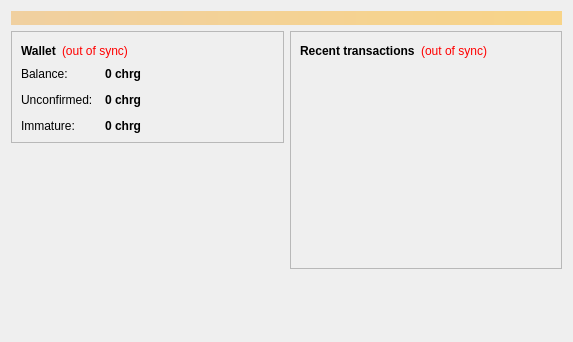
<?xml version="1.0" encoding="UTF-8"?>
<ui version="4.0">
 <class>OverviewPage</class>
 <widget class="QWidget" name="OverviewPage">
  <property name="geometry">
   <rect>
    <x>0</x>
    <y>0</y>
    <width>573</width>
    <height>342</height>
   </rect>
  </property>
  <property name="windowTitle">
   <string>Form</string>
  </property>
  <layout class="QVBoxLayout" name="topLayout">
   <item>
    <widget class="QLabel" name="labelAlerts">
     <property name="visible">
      <bool>false</bool>
     </property>
     <property name="styleSheet">
      <string notr="true">background-color: qlineargradient(x1: 0, y1: 0, x2: 1, y2: 0, stop:0 #F0D0A0, stop:1 #F8D488); color:#000000;</string>
     </property>
     <property name="wordWrap">
      <bool>true</bool>
     </property>
     <property name="margin">
      <number>3</number>
     </property>
    </widget>
   </item>
   <item>
    <layout class="QHBoxLayout" name="horizontalLayout" stretch="1,1">
     <item>
      <layout class="QVBoxLayout" name="verticalLayout_2">
       <item>
        <widget class="QFrame" name="frame">
         <property name="frameShape">
          <enum>QFrame::StyledPanel</enum>
         </property>
         <property name="frameShadow">
          <enum>QFrame::Raised</enum>
         </property>
         <layout class="QVBoxLayout" name="verticalLayout_4">
          <item>
           <layout class="QHBoxLayout" name="horizontalLayout_4">
            <item>
             <widget class="QLabel" name="label_5">
              <property name="font">
               <font>
                <weight>75</weight>
                <bold>true</bold>
               </font>
              </property>
              <property name="text">
               <string>Wallet</string>
              </property>
             </widget>
            </item>
            <item>
             <widget class="QLabel" name="labelWalletStatus">
              <property name="toolTip">
               <string>The displayed information may be out of date. Your wallet automatically synchronizes with the Charged network after a connection is established, but this process has not completed yet.</string>
              </property>
              <property name="styleSheet">
               <string notr="true">QLabel { color: red; }</string>
              </property>
              <property name="text">
               <string notr="true">(out of sync)</string>
              </property>
              <property name="alignment">
               <set>Qt::AlignLeading|Qt::AlignLeft|Qt::AlignVCenter</set>
              </property>
             </widget>
            </item>
            <item>
             <spacer name="horizontalSpacer_2">
              <property name="orientation">
               <enum>Qt::Horizontal</enum>
              </property>
              <property name="sizeHint" stdset="0">
               <size>
                <width>40</width>
                <height>20</height>
               </size>
              </property>
             </spacer>
            </item>
           </layout>
          </item>
          <item>
           <layout class="QFormLayout" name="formLayout_2">
            <property name="fieldGrowthPolicy">
             <enum>QFormLayout::AllNonFixedFieldsGrow</enum>
            </property>
            <property name="horizontalSpacing">
             <number>12</number>
            </property>
            <property name="verticalSpacing">
             <number>12</number>
            </property>
            <item row="0" column="0">
             <widget class="QLabel" name="label">
              <property name="text">
               <string>Balance:</string>
              </property>
             </widget>
            </item>
            <item row="0" column="1">
             <widget class="QLabel" name="labelBalance">
              <property name="font">
               <font>
                <weight>75</weight>
                <bold>true</bold>
               </font>
              </property>
              <property name="cursor">
               <cursorShape>IBeamCursor</cursorShape>
              </property>
              <property name="toolTip">
               <string>Your current balance</string>
              </property>
              <property name="text">
               <string notr="true">0 chrg</string>
              </property>
              <property name="textInteractionFlags">
               <set>Qt::LinksAccessibleByMouse|Qt::TextSelectableByKeyboard|Qt::TextSelectableByMouse</set>
              </property>
             </widget>
            </item>
            <item row="1" column="0">
             <widget class="QLabel" name="label_3">
              <property name="text">
               <string>Unconfirmed:</string>
              </property>
             </widget>
            </item>
            <item row="1" column="1">
             <widget class="QLabel" name="labelUnconfirmed">
              <property name="font">
               <font>
                <weight>75</weight>
                <bold>true</bold>
               </font>
              </property>
              <property name="cursor">
               <cursorShape>IBeamCursor</cursorShape>
              </property>
              <property name="toolTip">
               <string>Total of transactions that have yet to be confirmed, and do not yet count toward the current balance</string>
              </property>
              <property name="text">
               <string notr="true">0 chrg</string>
              </property>
              <property name="textInteractionFlags">
               <set>Qt::LinksAccessibleByMouse|Qt::TextSelectableByKeyboard|Qt::TextSelectableByMouse</set>
              </property>
             </widget>
            </item>
            <item row="2" column="0">
             <widget class="QLabel" name="labelImmatureText">
              <property name="text">
               <string>Immature:</string>
              </property>
             </widget>
            </item>
            <item row="2" column="1">
             <widget class="QLabel" name="labelImmature">
              <property name="font">
               <font>
                <weight>75</weight>
                <bold>true</bold>
               </font>
              </property>
              <property name="toolTip">
               <string>Mined balance that has not yet matured</string>
              </property>
              <property name="text">
               <string notr="true">0 chrg</string>
              </property>
              <property name="textInteractionFlags">
               <set>Qt::LinksAccessibleByMouse|Qt::TextSelectableByKeyboard|Qt::TextSelectableByMouse</set>
              </property>
             </widget>
            </item>
           </layout>
          </item>
         </layout>
        </widget>
       </item>
       <item>
        <spacer name="verticalSpacer">
         <property name="orientation">
          <enum>Qt::Vertical</enum>
         </property>
         <property name="sizeHint" stdset="0">
          <size>
           <width>20</width>
           <height>40</height>
          </size>
         </property>
        </spacer>
       </item>
      </layout>
     </item>
     <item>
      <layout class="QVBoxLayout" name="verticalLayout_3">
       <item>
        <widget class="QFrame" name="frame_2">
         <property name="frameShape">
          <enum>QFrame::StyledPanel</enum>
         </property>
         <property name="frameShadow">
          <enum>QFrame::Raised</enum>
         </property>
         <layout class="QVBoxLayout" name="verticalLayout">
          <item>
           <layout class="QHBoxLayout" name="horizontalLayout_2">
            <item>
             <widget class="QLabel" name="label_4">
              <property name="text">
               <string>&lt;b&gt;Recent transactions&lt;/b&gt;</string>
              </property>
             </widget>
            </item>
            <item>
             <widget class="QLabel" name="labelTransactionsStatus">
              <property name="toolTip">
               <string>The displayed information may be out of date. Your wallet automatically synchronizes with the Charged network after a connection is established, but this process has not completed yet.</string>
              </property>
              <property name="styleSheet">
               <string notr="true">QLabel { color: red; }</string>
              </property>
              <property name="text">
               <string notr="true">(out of sync)</string>
              </property>
              <property name="alignment">
               <set>Qt::AlignRight|Qt::AlignTrailing|Qt::AlignVCenter</set>
              </property>
             </widget>
            </item>
            <item>
             <spacer name="horizontalSpacer">
              <property name="orientation">
               <enum>Qt::Horizontal</enum>
              </property>
              <property name="sizeHint" stdset="0">
               <size>
                <width>40</width>
                <height>20</height>
               </size>
              </property>
             </spacer>
            </item>
           </layout>
          </item>
          <item>
           <widget class="QListView" name="listTransactions">
            <property name="styleSheet">
             <string notr="true">QListView { background: transparent; }</string>
            </property>
            <property name="frameShape">
             <enum>QFrame::NoFrame</enum>
            </property>
            <property name="verticalScrollBarPolicy">
             <enum>Qt::ScrollBarAlwaysOff</enum>
            </property>
            <property name="horizontalScrollBarPolicy">
             <enum>Qt::ScrollBarAlwaysOff</enum>
            </property>
            <property name="selectionMode">
             <enum>QAbstractItemView::NoSelection</enum>
            </property>
           </widget>
          </item>
         </layout>
        </widget>
       </item>
       <item>
        <spacer name="verticalSpacer_2">
         <property name="orientation">
          <enum>Qt::Vertical</enum>
         </property>
         <property name="sizeHint" stdset="0">
          <size>
           <width>20</width>
           <height>40</height>
          </size>
         </property>
        </spacer>
       </item>
      </layout>
     </item>
    </layout>
   </item>
  </layout>
 </widget>
 <resources/>
 <connections/>
</ui>
